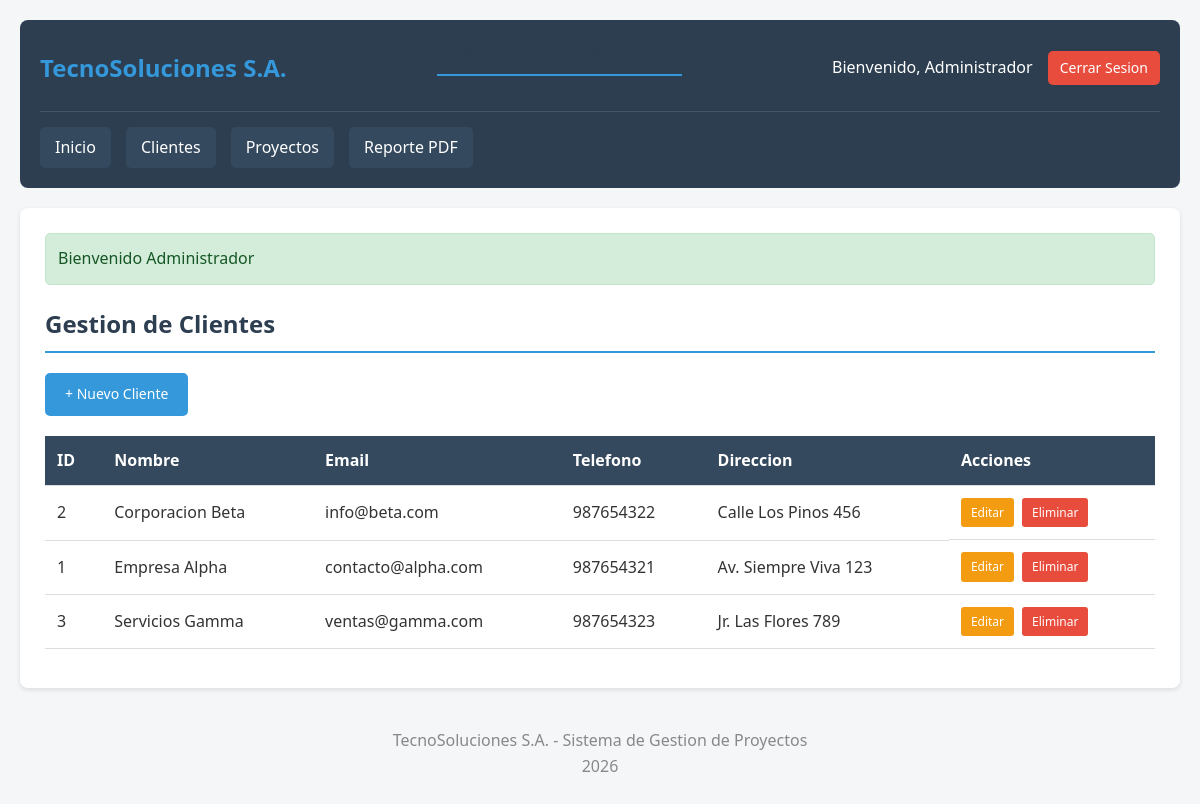
/index.php?action=clientes (signed in), run on the app's committed database.
### tables this page shows
CREATE TABLE IF NOT EXISTS clientes (
    id INT AUTO_INCREMENT PRIMARY KEY,
    nombre VARCHAR(100) NOT NULL,
    email VARCHAR(100),
    telefono VARCHAR(20),
    direccion TEXT,
    creado_en TIMESTAMP DEFAULT CURRENT_TIMESTAMP
);

### controllers/ClienteController.php (called while the page is built, shortened)
<?php
class ClienteController {
    private $cliente;
    public function __construct() {
        $this->cliente = new Cliente();
    }
    public function index() {
        $clientes = $this->cliente->getAll();
        require_once __DIR__ . '/../views/clientes/index.php';
    }
}
?>

### config/Database.php (called while the page is built)
<?php
class Database {
    private static $instance = null;
    private $connection;
    private $host = 'localhost';
    private $dbname = 'tecnosoluciones_db';
    private $username = 'root';
    private $password = '';
    private function __construct() {
        try {
            $this->connection = new PDO(
                "mysql:host={$this->host};dbname={$this->dbname};charset=utf8mb4",
                $this->username,
                $this->password,
                [
                    PDO::ATTR_ERRMODE => PDO::ERRMODE_EXCEPTION,
                    PDO::ATTR_DEFAULT_FETCH_MODE => PDO::FETCH_ASSOC,
                    PDO::ATTR_EMULATE_PREPARES => false
                ]
            );
        } catch(PDOException $e) {
            die("Error de conexion: " . $e->getMessage());
        }
    }
    public static function getInstance() {
        if (self::$instance === null) {
            self::$instance = new Database();
        }
        return self::$instance;
    }
    public function getConnection() {
        return $this->connection;
    }
}
?>

### models/Cliente.php (called while the page is built, shortened)
<?php
class Cliente {
    private $db;
    public function __construct() {
        $database = Database::getInstance();
        $this->db = $database->getConnection();
    }
    public function getAll() {
        $query = "SELECT * FROM clientes ORDER BY nombre";
        $stmt = $this->db->prepare($query);
        $stmt->execute();
        return $stmt->fetchAll();
    }
}
?>

### views/clientes/index.php (the view)
<?php include __DIR__ . '/../layout/header.php'; ?>
<h2>Gestion de Clientes</h2>
<div class="actions-bar">
    <a href="index.php?action=clientes&subaction=crear" class="btn btn-primary">+ Nuevo Cliente</a>
</div>
<?php if (empty($clientes)): ?>
    <div class="alert alert-info">No hay clientes registrados.</div>
<?php else: ?>
    <div class="table-responsive">
        <table class="table">
            <thead>
                <tr>
                    <th>ID</th>
                    <th>Nombre</th>
                    <th>Email</th>
                    <th>Telefono</th>
                    <th>Direccion</th>
                    <th>Acciones</th>
                </tr>
            </thead>
            <tbody>
                <?php foreach ($clientes as $cliente): ?>
                <tr>
                    <td><?php echo $cliente['id']; ?></td>
                    <td><?php echo htmlspecialchars($cliente['nombre']); ?></td>
                    <td><?php echo htmlspecialchars($cliente['email']); ?></td>
                    <td><?php echo htmlspecialchars($cliente['telefono']); ?></td>
                    <td><?php echo htmlspecialchars($cliente['direccion']); ?></td>
                    <td class="actions">
                        <a href="index.php?action=clientes&subaction=editar&id=<?php echo $cliente['id']; ?>" class="btn-edit">Editar</a>
                        <a href="index.php?action=clientes&subaction=eliminar&id=<?php echo $cliente['id']; ?>" class="btn-delete" onclick="return confirm('Eliminar este cliente?')">Eliminar</a>
                    </td>
                </tr>
                <?php endforeach; ?>
            </tbody>
        </table>
    </div>
<?php endif; ?>
<?php include __DIR__ . '/../layout/footer.php'; ?>

### assets/css/style.css (style rules this page uses)
* { margin: 0; padding: 0; box-sizing: border-box; }
body { font-family: 'Segoe UI', Tahoma, Geneva, Verdana, sans-serif; background: #f4f6f8; color: #333; line-height: 1.6; }
h2 { color: #2c3e50; margin-bottom: 20px; border-bottom: 2px solid #3498db; padding-bottom: 8px; }
.actions-bar { margin-bottom: 20px; }
.btn { display: inline-block; padding: 10px 20px; border: none; border-radius: 5px; cursor: pointer; text-decoration: none; font-size: 14px; transition: all 0.3s; }
.btn-primary { background: #3498db; color: white; }
.btn-edit { background: #f39c12; color: white; padding: 5px 10px; border-radius: 3px; text-decoration: none; font-size: 12px; }
.btn-delete { background: #e74c3c; color: white; padding: 5px 10px; border-radius: 3px; text-decoration: none; font-size: 12px; }
.table-responsive { overflow-x: auto; }
.table { width: 100%; background: white; border-collapse: collapse; }
.table th, .table td { padding: 12px; text-align: left; border-bottom: 1px solid #ddd; }
.table th { background: #34495e; color: white; }
.actions { display: flex; gap: 8px; flex-wrap: wrap; }

### data on the page
clientes: id "2", nombre "Corporacion Beta", email "info@beta.com", telefono "987654322", direccion "Calle Los Pinos 456"
clientes: id "1", nombre "Empresa Alpha", email "contacto@alpha.com", telefono "987654321", direccion "Av. Siempre Viva 123"
clientes: id "3", nombre "Servicios Gamma", email "ventas@gamma.com", telefono "987654323", direccion "Jr. Las Flores 789"

### other printed values
$_SESSION['user_nombre'] "Administrador"
$_SESSION['mensaje'] "Bienvenido Administrador"
